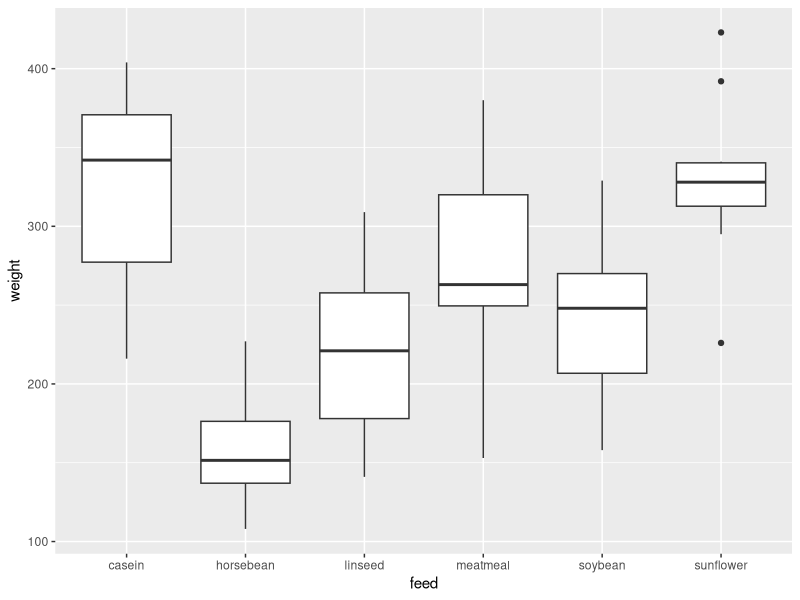
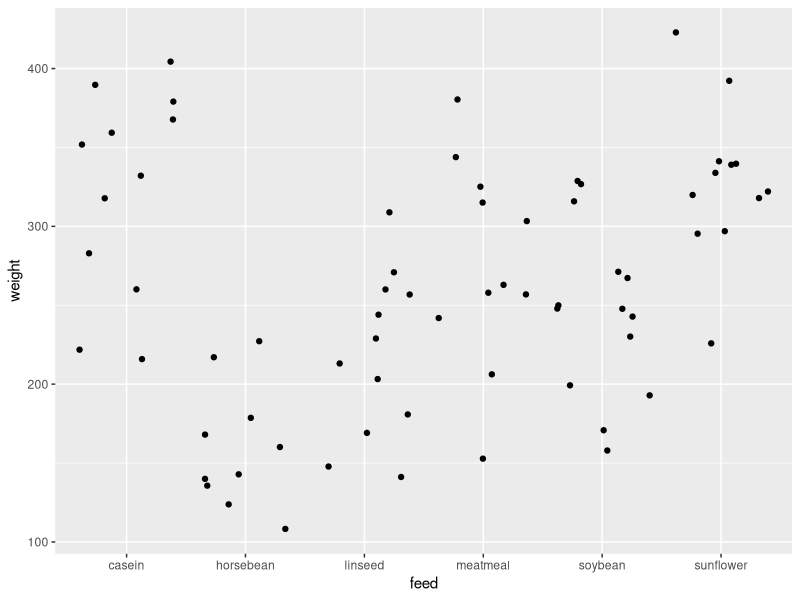

These figures' R source, in order:
## ---- chunk 1
knitr::opts_chunk$set(echo = TRUE)
knitr::opts_chunk$set(cache = TRUE, 
                      message = FALSE,
                      warning = FALSE,
                      echo = FALSE,
                      autodep = TRUE, 
                      fig.align = "center")

library(tidyverse)
library(rio)
library(scales)
library(GGally)
library(ggplot2)

## ---- chunk 2

library(tidyverse)
library(knitr)
## ---- chunk 3

chickwts %>% 
  group_by(feed) %>%
 summarise(n = n(),
               average = mean(weight),
               SD = sd(weight))
  
## ---- chunk 4
ggplot(chickwts, aes( x = feed, y =  weight )) + 
  geom_boxplot()
## ---- chunk 5
ggplot(chickwts,aes(x=feed, y=weight)) + 
  geom_jitter() + 
  stat_summary(fun.data = mean_sdl,
               fun.args = list(mult=1),
               color="red")
## ---- chunk 6
chickwts_lm <- lm(weight ~ feed , data =  chickwts)
chickwts_lm
anova(chickwts_lm)

## ---- chunk 7
lm(formula = weight ~ feed, data = chickwts)

